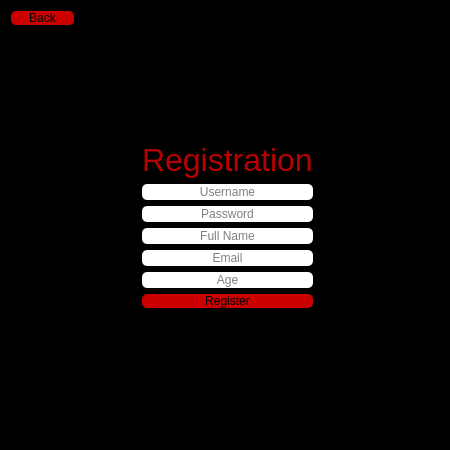
<?xml version="1.0" encoding="UTF-8"?>
<ui version="4.0">
 <class>RegisterPage</class>
 <widget class="QDialog" name="RegisterPage">
  <property name="geometry">
   <rect>
    <x>0</x>
    <y>0</y>
    <width>450</width>
    <height>450</height>
   </rect>
  </property>
  <property name="windowTitle">
   <string>Register </string>
  </property>
  <property name="windowIcon">
   <iconset resource="image.qrc">
    <normaloff>:/splash/xilften.png</normaloff>:/splash/xilften.png</iconset>
  </property>
  <property name="styleSheet">
   <string notr="true">background-color: rgb(0, 0, 0);</string>
  </property>
  <layout class="QGridLayout" name="gridLayout">
   <item row="2" column="6">
    <spacer name="horizontalSpacer_3">
     <property name="orientation">
      <enum>Qt::Horizontal</enum>
     </property>
     <property name="sizeHint" stdset="0">
      <size>
       <width>119</width>
       <height>20</height>
      </size>
     </property>
    </spacer>
   </item>
   <item row="2" column="4">
    <widget class="QLabel" name="label">
     <property name="font">
      <font>
       <pointsize>24</pointsize>
      </font>
     </property>
     <property name="styleSheet">
      <string notr="true">color: rgb(185, 0, 0);</string>
     </property>
     <property name="text">
      <string>Registration</string>
     </property>
    </widget>
   </item>
   <item row="2" column="5">
    <spacer name="horizontalSpacer_4">
     <property name="orientation">
      <enum>Qt::Horizontal</enum>
     </property>
     <property name="sizeHint" stdset="0">
      <size>
       <width>119</width>
       <height>20</height>
      </size>
     </property>
    </spacer>
   </item>
   <item row="2" column="1">
    <spacer name="horizontalSpacer_2">
     <property name="orientation">
      <enum>Qt::Horizontal</enum>
     </property>
     <property name="sizeHint" stdset="0">
      <size>
       <width>119</width>
       <height>20</height>
      </size>
     </property>
    </spacer>
   </item>
   <item row="0" column="0">
    <widget class="QPushButton" name="BackButton">
     <property name="font">
      <font/>
     </property>
     <property name="styleSheet">
      <string notr="true">QPushButton{
	color: rgb(0, 0, 0);
	background-color: rgb(204, 0, 0);
   	border-radius:5px;
}
QPushButton:hover{
	color: rgb(255, 255, 255);
}
QPushButton:pressed{
	background-color: rgb(255, 255, 255);
}
</string>
     </property>
     <property name="text">
      <string>Back</string>
     </property>
     <property name="icon">
      <iconset resource="image.qrc">
       <normaloff>:/icons/icons/back.png</normaloff>:/icons/icons/back.png</iconset>
     </property>
    </widget>
   </item>
   <item row="3" column="4">
    <layout class="QVBoxLayout" name="verticalLayout">
     <item>
      <widget class="QLineEdit" name="RegUsername">
       <property name="font">
        <font/>
       </property>
       <property name="styleSheet">
        <string notr="true">
background-color: rgb(255, 255, 255);
border-radius:5px;</string>
       </property>
       <property name="inputMask">
        <string/>
       </property>
       <property name="text">
        <string/>
       </property>
       <property name="frame">
        <bool>true</bool>
       </property>
       <property name="echoMode">
        <enum>QLineEdit::Normal</enum>
       </property>
       <property name="alignment">
        <set>Qt::AlignCenter</set>
       </property>
       <property name="placeholderText">
        <string>Username</string>
       </property>
      </widget>
     </item>
     <item>
      <widget class="QLineEdit" name="RegPass">
       <property name="font">
        <font/>
       </property>
       <property name="styleSheet">
        <string notr="true">

background-color: rgb(255, 255, 255);
border-radius:5px;</string>
       </property>
       <property name="inputMask">
        <string/>
       </property>
       <property name="text">
        <string/>
       </property>
       <property name="frame">
        <bool>true</bool>
       </property>
       <property name="echoMode">
        <enum>QLineEdit::Password</enum>
       </property>
       <property name="alignment">
        <set>Qt::AlignCenter</set>
       </property>
       <property name="placeholderText">
        <string>Password</string>
       </property>
      </widget>
     </item>
     <item>
      <widget class="QLineEdit" name="RegFullName">
       <property name="font">
        <font/>
       </property>
       <property name="styleSheet">
        <string notr="true">
background-color: rgb(255, 255, 255);
border-radius:5px;</string>
       </property>
       <property name="inputMask">
        <string/>
       </property>
       <property name="text">
        <string/>
       </property>
       <property name="frame">
        <bool>true</bool>
       </property>
       <property name="echoMode">
        <enum>QLineEdit::Normal</enum>
       </property>
       <property name="alignment">
        <set>Qt::AlignCenter</set>
       </property>
       <property name="placeholderText">
        <string>Full Name</string>
       </property>
      </widget>
     </item>
     <item>
      <widget class="QLineEdit" name="RegEmail">
       <property name="font">
        <font/>
       </property>
       <property name="styleSheet">
        <string notr="true">
background-color: rgb(255, 255, 255);
border-radius:5px;</string>
       </property>
       <property name="inputMask">
        <string/>
       </property>
       <property name="text">
        <string/>
       </property>
       <property name="frame">
        <bool>true</bool>
       </property>
       <property name="echoMode">
        <enum>QLineEdit::Normal</enum>
       </property>
       <property name="alignment">
        <set>Qt::AlignCenter</set>
       </property>
       <property name="placeholderText">
        <string>Email</string>
       </property>
      </widget>
     </item>
     <item>
      <widget class="QLineEdit" name="RegAge">
       <property name="font">
        <font/>
       </property>
       <property name="styleSheet">
        <string notr="true">

background-color: rgb(255, 255, 255);
border-radius:5px;</string>
       </property>
       <property name="inputMask">
        <string/>
       </property>
       <property name="text">
        <string/>
       </property>
       <property name="frame">
        <bool>true</bool>
       </property>
       <property name="echoMode">
        <enum>QLineEdit::Normal</enum>
       </property>
       <property name="alignment">
        <set>Qt::AlignCenter</set>
       </property>
       <property name="placeholderText">
        <string>Age</string>
       </property>
      </widget>
     </item>
     <item>
      <widget class="QPushButton" name="LogBut">
       <property name="font">
        <font/>
       </property>
       <property name="styleSheet">
        <string notr="true">QPushButton{
	color: rgb(0, 0, 0);
	background-color: rgb(204, 0, 0);
   	border-radius:5px;
}
QPushButton:hover{
	color: rgb(255, 255, 255);
}
QPushButton:pressed{
	background-color: rgb(255, 255, 255);
}
</string>
       </property>
       <property name="text">
        <string>Register</string>
       </property>
       <property name="icon">
        <iconset resource="image.qrc">
         <normaloff>:/icons/icons/reg.png</normaloff>:/icons/icons/reg.png</iconset>
       </property>
      </widget>
     </item>
     <item>
      <widget class="QLabel" name="RegisterOk">
       <property name="sizePolicy">
        <sizepolicy hsizetype="Preferred" vsizetype="Maximum">
         <horstretch>0</horstretch>
         <verstretch>0</verstretch>
        </sizepolicy>
       </property>
       <property name="font">
        <font/>
       </property>
       <property name="styleSheet">
        <string notr="true">color: rgb(185, 0, 0);</string>
       </property>
       <property name="text">
        <string/>
       </property>
      </widget>
     </item>
    </layout>
   </item>
   <item row="1" column="4">
    <spacer name="verticalSpacer">
     <property name="orientation">
      <enum>Qt::Vertical</enum>
     </property>
     <property name="sizeHint" stdset="0">
      <size>
       <width>20</width>
       <height>40</height>
      </size>
     </property>
    </spacer>
   </item>
   <item row="2" column="0">
    <spacer name="horizontalSpacer">
     <property name="orientation">
      <enum>Qt::Horizontal</enum>
     </property>
     <property name="sizeHint" stdset="0">
      <size>
       <width>119</width>
       <height>20</height>
      </size>
     </property>
    </spacer>
   </item>
   <item row="4" column="4">
    <spacer name="verticalSpacer_2">
     <property name="orientation">
      <enum>Qt::Vertical</enum>
     </property>
     <property name="sizeHint" stdset="0">
      <size>
       <width>20</width>
       <height>40</height>
      </size>
     </property>
    </spacer>
   </item>
  </layout>
 </widget>
 <resources>
  <include location="image.qrc"/>
 </resources>
 <connections/>
</ui>
